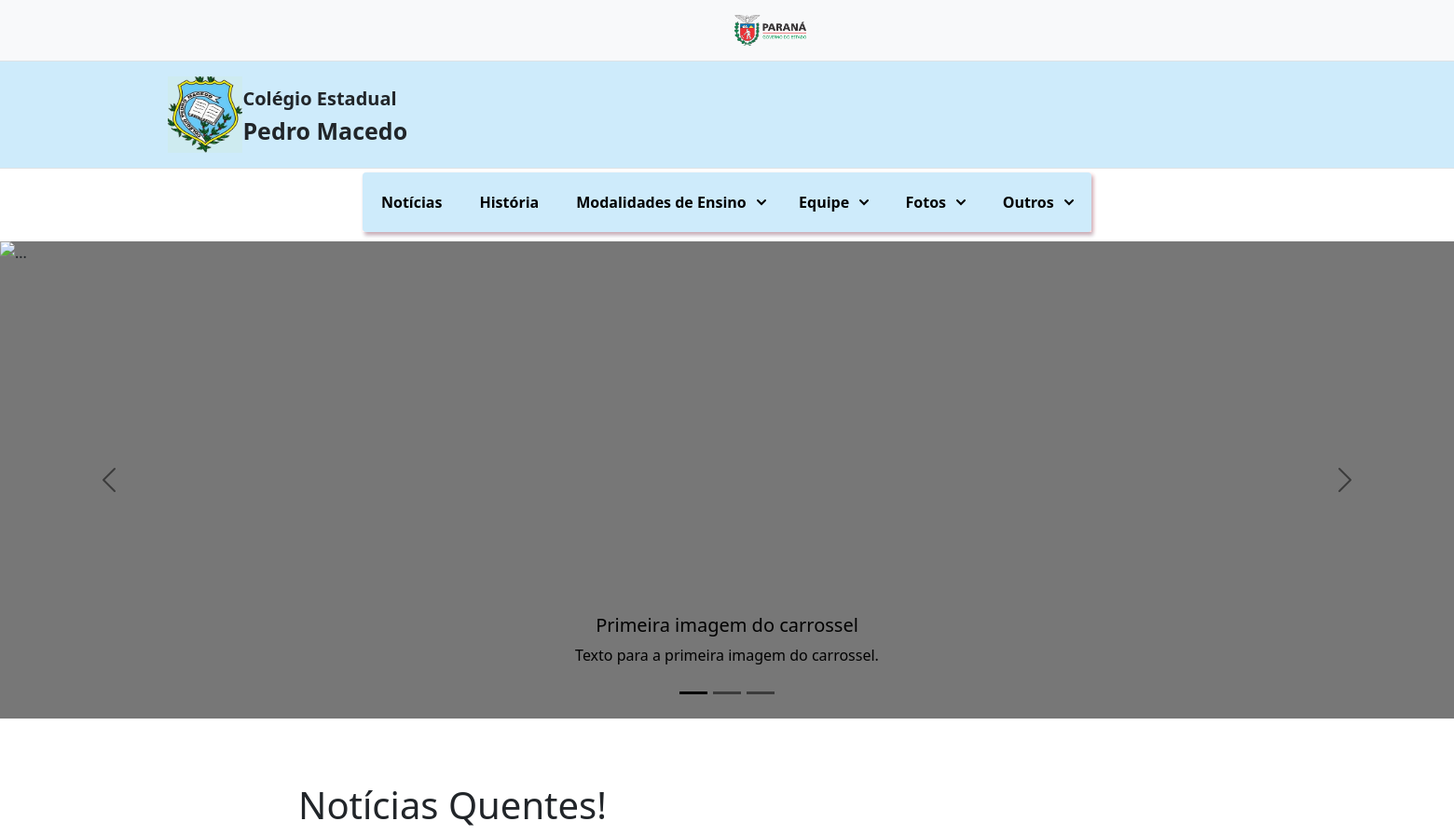
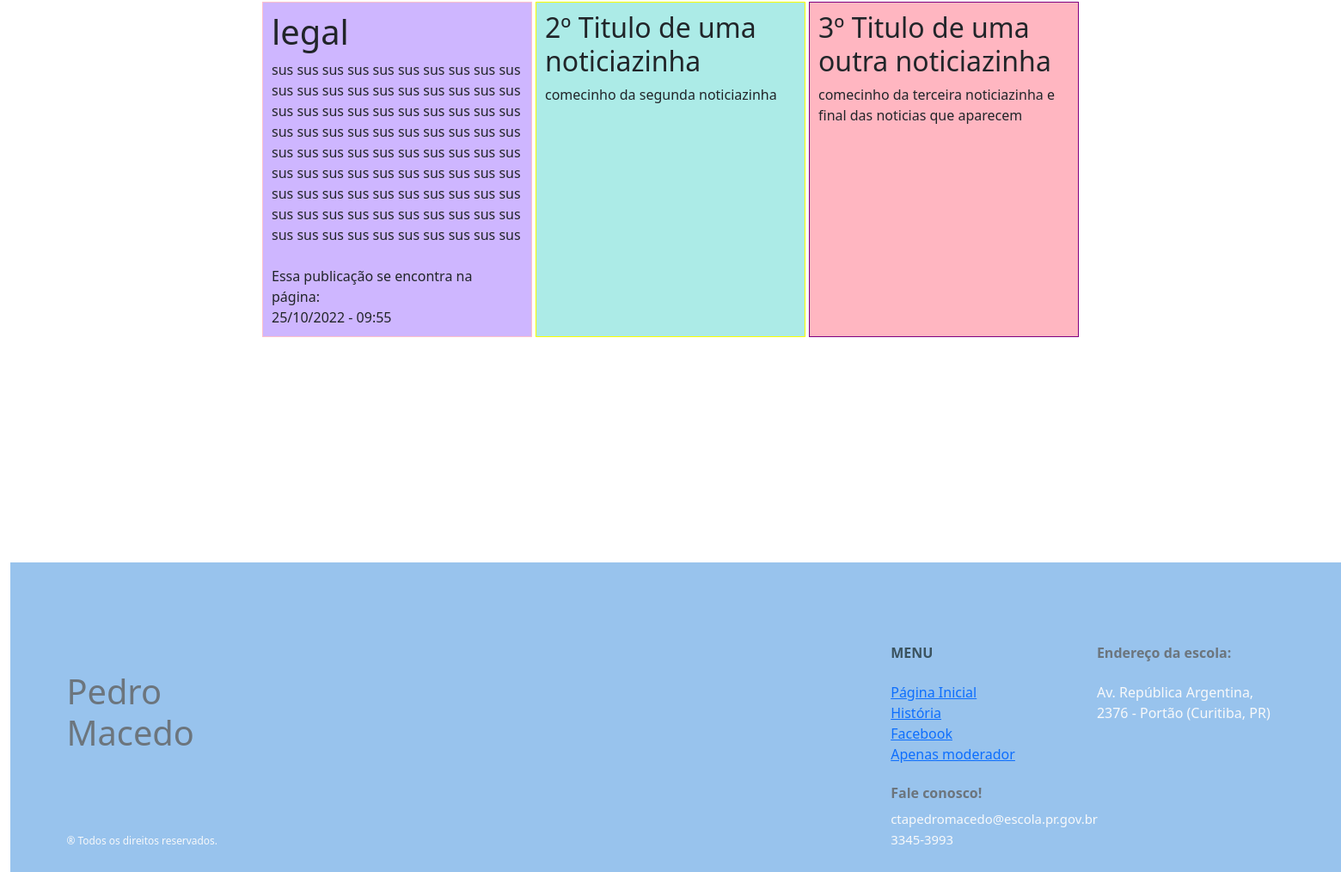
The page / on the database its author committed (2 pictures, top to bottom).
### tables this page shows
CREATE TABLE `publicacao` (
  `cod` int(11) NOT NULL,
  `titulo` varchar(500) NOT NULL,
  `descricao` varchar(10000) NOT NULL,
  `imagem` varchar(200) NOT NULL,
  `data` varchar(100) NOT NULL,
  `hora` varchar(100) NOT NULL,
  `usuario_cod` int(11) NOT NULL,
  `pagina` int(11) NOT NULL
);

### index.php (the view, shortened to what this page needs)
<?php
	include('bd/conexao.php');
?>
<!DOCTYPE html>
<html lang="pt-br">
	<head>
	<link rel="stylesheet"  href="css/indeexcolegio.css">
<link href="https://cdn.jsdelivr.net/npm/bootstrap@5.2.0-beta1/dist/css/bootstrap.min.css"
rel="stylesheet"
crossorigin="anonymous">
</head>
<body>
<div class = "cabeça">
  <nav class="py-2 bg-light border-bottom">
    <div class="container d-flex flex-wrap">
      <ul class="nav me-auto">
		<div class="logocentro">
        <li class="nav-item">
			<a href= "https://www.educacao.pr.gov.br/desvio.html" class="nav-link link-dark px-2 active" aria-current="page">
				<img src = "img/logopres.jfif" class = "prlogo">
			</a>
		</li>
		</div>
      </ul>
	 </div>
  </nav>
	<header class="py-3 mb-4 border-bottom" >
		<div class="container d-flex flex-wrap justify-content-center">
		  <a href="index.php" class="d-flex align-items-center mb-3 mb-lg-0 me-lg-auto text-dark text-decoration-none">
			<svg class="bi me-2" width="40" height="32"><use xlink:href="#bootstrap"/></svg>
			<img src = "img/pedromacedo.png" alt = "logo do colégio" class = "logo">
			<span class="fs-4">
				<b class = "nome">Colégio Estadual</b> <br/>
				<b class = "nome2">Pedro Macedo </b>
			</span>
		  </a>
		</div>
	  </header>
</div>
<nav id="site-navigation" class="site-navigation" aria-label="Clickable Menu Demonstration">
	<ul class="main-menu clicky-menu no-js">
		<li>
			<a href="noticias.php">Notícias</a>
		</li>
		<li>
			<a href="historiacolegio.php">História</a>
		</li>
		<li>
			<a href="#">
				Modalidades de Ensino
				<svg aria-hidden="true" width="16" height="16">
					<use xlink:href="#arrow" />
				</svg>
			</a>
		</li>
		<li>
			<a href="#">
				Equipe
				<svg aria-hidden="true" width="16" height="16">
					<use xlink:href="#arrow" />
				</svg>
			</a>
		</li>
		<li>
			<a href="#">
				Fotos
				<svg aria-hidden="true" width="16" height="16">
					<use xlink:href="#arrow" />
				</svg>
			</a>
		</li>
		<li>
		<a href="#">
				Outros
				<svg aria-hidden="true" width="16" height="16">
					<use xlink:href="#arrow" />
				</svg>
		</a>
		</li>
	</ul>
</nav>
<div id="carouselExampleDark" class="carousel carousel-dark slide" data-bs-ride="carousel">
  <div class="carousel-indicators">
    <button type="button" data-bs-target="#carouselExampleDark" data-bs-slide-to="0" class="active" aria-current="true" aria-label="Slide 1"></button>
    <button type="button" data-bs-target="#carouselExampleDark" data-bs-slide-to="1" aria-label="Slide 2"></button>
    <button type="button" data-bs-target="#carouselExampleDark" data-bs-slide-to="2" aria-label="Slide 3"></button>
  </div>
  <div class="carousel-inner">
    <div class="carousel-item active" data-bs-interval="10000">
      <img src="https://img.cancaonova.com/cnimages/canais/uploads/sites/6/2014/12/formacao_como-escolher-a-melhor-escola-para-os-filhos.jpg" class="d-block w-100" alt="...">
      <div class="carousel-caption d-none d-md-block">
        <h5>Primeira imagem do carrossel</h5>
        <p>Texto para a primeira imagem do carrossel.</p>
      </div>
    </div>
  </div>
  <button class="carousel-control-prev" type="button" data-bs-target="#carouselExampleDark" data-bs-slide="prev">
    <span class="carousel-control-prev-icon" aria-hidden="true"></span>
  </button>
  <button class="carousel-control-next" type="button" data-bs-target="#carouselExampleDark" data-bs-slide="next">
    <span class="carousel-control-next-icon" aria-hidden="true"></span>
  </button>
</div>
	<div class="wrapper">
		<header>
			<h1>Notícias Quentes!	</h1>
		</header>
	<section class="columns">
		<div class="column1">
			<?php
                $selecionar = "SELECT * FROM publicacao WHERE cod = 41";
                $resultado = mysqli_query ($conexao, $selecionar);
                while($row_usuario = mysqli_fetch_assoc($resultado)){ ?>
            <div class = "pub">
            <div class = "descricao">
            <?php
                echo "<h3>" . $row_usuario['titulo'] . "</h3>"; ?>
            </div>
                <div class = "descricao">
                <?php
                echo "" . $row_usuario['descricao']; ?>
                </div>
                    <br/>
                    <div>
                    Essa publicação se encontra na página:
                    </div>
                    <div class = "hora">
                <?php
                echo "" . $row_usuario['data'] . " - " ;
                echo "" . $row_usuario['hora'];
            ?>
                    </div>
            </div>
            <?php
            ;}
            ?>
		</div>
		<div class="column2">
			<h2>2º Titulo de uma noticiazinha</h2>
			<p> comecinho da segunda noticiazinha</p>
		</div>
	  <div class="column3">
			<h2>3º Titulo de uma outra noticiazinha </h2>
			<p> comecinho da terceira noticiazinha e final das noticias que aparecem</p>
		</div>
	</section>
	</div>
	<div class="container-fluid pb-0 mb-0 justify-content-center text-light ">
        <footer class = "pezin">
            <div class="row my-5 justify-content-center py-5">
                <div class="col-11">
                    <div class="row ">
                        <div class="col-xl-8 col-md-4 col-sm-4 col-12   my-auto mx-auto a">
							<h3 class="text-muted mb-md-0 mb-5 bold-text">
								Pedro<BR/>
								Macedo
							</h3>
						</div>
                        <div class="col-xl-2 col-md-4 col-sm-4 col-12"><h6 class="mb-3 mb-lg-4 bold-text">
							<b>MENU</b></h6>
							<ul class="list-unstyled text-decoration-none">
								<li><a href = "index.php">Página Inicial</a></li>
								<li><a href = "historiacolegio.php">História</a></li>
								<li><a href = "https://www.facebook.com/pages/Col%C3%A9gio-Estadual-Pedro-Macedo/124373407573346">Facebook</a></li>
								<li>
									<a href = "login.html" >
										Apenas moderador
									</a>
								</li>
							</ul>
						</div>
                        <div class="col-xl-2 col-md-4 col-sm-4 col-12">
							<h6 class="mb-3 mb-lg-4 text-muted bold-text mt-sm-0 mt-5">
								<b>Endereço da escola:</b>
							</h6>
							<p class="mb-1">
								Av. República Argentina, 2376 - Portão (Curitiba, PR)
							</p>
						</div>
                    	</div>
                    <div class="row ">
                        <div class="col-xl-8 col-md-4 col-sm-4 col-auto  my-md-0 mt-5 order-sm-1 order-3 align-self-end">
							<p class="social text-muted mb-0 pb-0 bold-text">
							</p>
							<small class="rights">
								<span>&#174;</span>
								 Todos os direitos reservados.
							</small>
						</div>
                        <div class="col-xl-2 col-md-4 col-sm-4 col-auto order-1 align-self-end ">
							<h6 class="mt-55 mt-2 text-muted bold-text">
								<b>
									Fale conosco!
								</b>
							</h6>
							<small>
								ctapedromacedo@escola.pr.gov.br
							</small> <br/>
							<small>
								3345-3993
							</small>
						</div>
                    </div>
                </div>
            </div>
        </footer>
    </div>
</body>
</html>

### css/indeexcolegio.css (style rules this page uses)
.cabeça { background-color: #ceebfb; }
.logo { width: 18%; }
.prlogo { width: 6%; text-align: center; }
.logocentro { position: relative; left: 50%; }
.nome { font-size: 20px; }
.nome2 { font-size: 25px; }
body { margin: 0; min-height: 100vh; }
.site-navigation { width: 86%; max-width: 782px; margin: -20px auto 10px; box-shadow: 2px 2px 4px rgba(255, 0, 0, 0.2); background-color: #ceebfb; border-radius: 4px; }
.clicky-menu { justify-content: stretch; margin: 0; padding: 0; list-style: none; }
@media (min-width: 540px) { .clicky-menu { display: flex; } }
.clicky-menu a, .clicky-menu button { margin: .25em; padding: 1em; background: transparent; color: #000; font-weight: bold; text-decoration: none; font-family: inherit; border-radius: 3px; }
.clicky-menu > li { position: relative; flex: 1 1 auto; display: flex; justify-content: stretch; flex-wrap: wrap; }
.clicky-menu > li > a, .clicky-menu > li > button { flex: 1 0 auto; display: flex; flex-wrap: wrap; align-items: center; border: 0; font-size: inherit; line-height: 1.5; cursor: pointer; }
@media (min-width: 540px) { .clicky-menu > li > a, .clicky-menu > li > button { justify-content: center; } }
.clicky-menu svg { width: 1em; height: 1em; margin-left: .5em; }
@media (min-width: 540px) { .clicky-menu { box-shadow: 2px 4px 4px rgba(0, 16, 61, 0.2); } }
.carousel { margin-bottom: 4rem; }
.carousel-caption { bottom: 3rem; z-index: 10; }
.carousel-item { height: 32rem; background-color: #777; }
.carousel-item > img { position: absolute; top: 0; left: 0; min-width: 100%; height: 32rem; }
* { box-sizing: border-box; }
.wrapper { padding: 5px; max-width: 960px; width: 95%; margin: 20px auto; }
header { padding: 0 15px; }
.columns { display: flex; flex-flow: row wrap; justify-content: center; margin: 5px 0; }
footer { padding: 0 15px; }
.pezin { position: absolute; background-color: #98c3ed; width: 100%; margin: 0px; padding-left: 0; border: #3b3f7e; }
.container-fluid { overflow:hidden; margin-top: 250px ; background:#262626 ; color: #ffffff !important; margin-bottom: 0 ; padding-bottom:0 ; }
small { font-size: calc(12px + (15 - 12) * ((100vw - 360px) / (1600 - 360))) !important; }
.bold-text { color: #3b535f !important; }
.mt-55 { margin-top: calc(50px + (60 - 50) * ((100vw - 360px) / (1600 - 360))) !important; }
h3 { font-size: calc(34px + (40 - 34) * ((100vw - 360px) / (1600 - 360))) !important; }
.social { font-size: 21px !important; }
.rights { font-size: calc(10px + (12 - 10) * ((100vw - 360px) / (1600 - 360))) !important; }

### rows shown on the page
publicacao: titulo "legal", descricao "sus sus sus sus sus sus sus sus sus sus sus sus sus sus sus sus sus sus sus sus sus sus sus sus sus sus sus sus sus sus sus sus sus sus sus sus sus sus sus sus sus sus sus sus sus sus sus sus sus sus sus sus sus sus sus sus sus sus sus sus sus sus sus sus sus sus sus sus sus sus sus sus sus sus sus sus sus sus sus sus sus sus sus sus sus sus sus sus sus sus", data "25/10/2022", hora "09:55"
